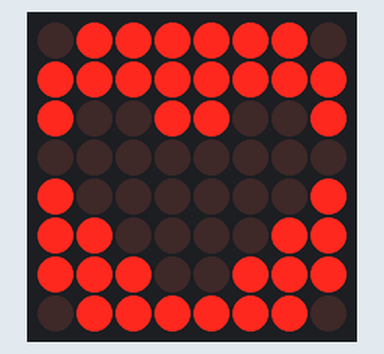
Bench run of a sketch on a simulated Arduino Uno, built with avr-gcc and run on an emulated ATmega328P. Shown: 8×8 LED matrix. Random numbers use the default seed unless the sketch sets one.

Above: at 0.1 s.
At 17.6 s:
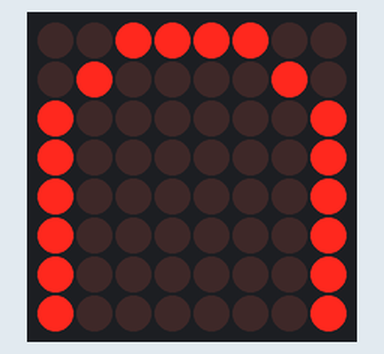
At 30.3 s:
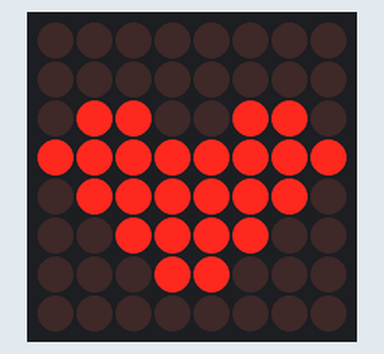
At 63.0 s:
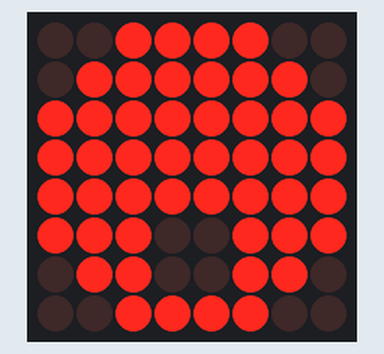
At 98.1 s:
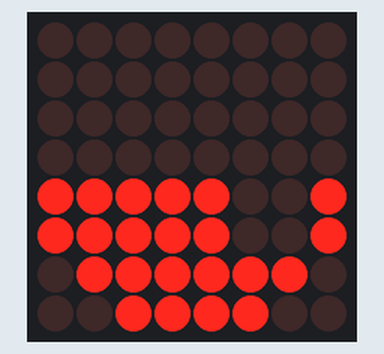
At 128.1 s:
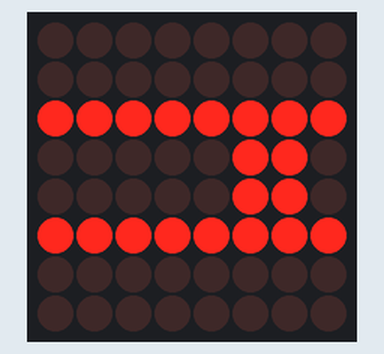

Measured:
- what the display in image 1 shows lasts 2.5 s, from 17.5 s to 20.0 s
- what the display in image 3 shows lasts 5.0 s, from 63.0 s to 68.0 s
- what the display in image 4 shows lasts 15.0 s, from 98.0 s to 113.0 s

The sketch:

EyeAnimation.ino
```cpp
#include <Wire.h>
#include "Adafruit_LEDBackpack.h"
#include "Adafruit_GFX.h"
#include "anim.h"

//Both Matrices are connect to the same pins
//We only need to initialize only one matrix here
Adafruit_8x8matrix matrix = Adafruit_8x8matrix();

//Length of a animation
int shortDelay = 2500;
int longDelay = 5000;
int delayVariationTypes = 2;
int modeLength = 0;
int delayVariation = 0;

//Chance of a blink
int blinkDelay = 100;
int blinkChance = 10;
int blinkChanceResult;

//Selection of a current animation
int animSelection = 0;
int animVariation = 0;

void setup()
{
   matrix.begin(0x70);
   matrix.setBrightness(10);
   matrix.setRotation(3);
   matrix.blinkRate(0);

   //Start with one of the four animation modes
   animVariation = random(5);
   //Delay is short or long
   delayVariation = random(delayVariationTypes);
}

void ledUpdate()
{
   matrix.writeDisplay();

   //Delay selection
   if(delayVariation == 0){
      delay(longDelay);
   }else{
      delay(shortDelay);
   }

   matrix.clear();
   blinkAnim();
}

void newAnimMode()
{
   animVariation = random(4);
   modeLength = random(10);
   animSelection = 0;
}

//There is a slight chance of eye blinking
void blinkAnim()
{
   blinkChanceResult = random(blinkChance);

   if(blinkChanceResult > 8){
        matrix.drawBitmap(0, 0, eyesclosed_bmp, 8, 8, LED_ON);
        matrix.writeDisplay();
        matrix.clear();
        delay(blinkDelay);
   }
}

void newDelayMode()
{
   delayVariation = random(delayVariationTypes);
}

void loop()
{
//SELECTION OF DIFFERENT ANIMATION TYPES
//Standard mode
if (animVariation == 0){
  for (int i = 0; i <= modeLength; i++){
    animSelection = random(9);
    if (animSelection == 0){
        matrix.drawBitmap(0, 0, eyes1_bmp, 8, 8, LED_ON);
    }
    if (animSelection == 1){
        matrix.drawBitmap(0, 0, eyes2_bmp, 8, 8, LED_ON);
    }
    if (animSelection == 2){
        matrix.drawBitmap(0, 0, eyes3_bmp, 8, 8, LED_ON);
    }
    if (animSelection == 3){
        matrix.drawBitmap(0, 0, eyes4_bmp, 8, 8, LED_ON);
    }
    if (animSelection == 4){
        matrix.drawBitmap(0, 0, eyes5_bmp, 8, 8, LED_ON);
    }
    if (animSelection == 5){
        matrix.drawBitmap(0, 0, eyes6_bmp, 8, 8, LED_ON);
    }
    if (animSelection == 6){
        matrix.drawBitmap(0, 0, eyes7_bmp, 8, 8, LED_ON);
    }
    if (animSelection == 7){
        matrix.drawBitmap(0, 0, eyes8_bmp, 8, 8, LED_ON);
    }
    if (animSelection == 8){
        matrix.drawBitmap(0, 0, eyes9_bmp, 8, 8, LED_ON);
    }
    ledUpdate();
  }
}

//Bored mode
if (animVariation == 1){
  for (int i = 0; i <= modeLength; i++){
    animSelection = random(4);
    if (animSelection == 0){
      matrix.drawBitmap(0, 0, eyesbored_bmp, 8, 8, LED_ON);
    }
    if (animSelection == 1){
      matrix.drawBitmap(0, 0, eyesboredright_bmp, 8, 8, LED_ON);
    }
    if (animSelection == 2){
      matrix.drawBitmap(0, 0, eyesboredleft_bmp, 8, 8, LED_ON);
    }
    if (animSelection == 3){
      matrix.drawBitmap(0, 0, eyesclosed_bmp, 8, 8, LED_ON);
    }
    ledUpdate();
  }
}

//Happy mode
if (animVariation == 2){
  for (int i = 0; i <= modeLength; i++){
    animSelection = random(3);
    if (animSelection == 0){
      matrix.drawBitmap(0, 0, eyeshappy1_bmp, 8, 8, LED_ON);
    }
    if (animSelection == 1){
      matrix.drawBitmap(0, 0, eyeshappy2_bmp, 8, 8, LED_ON);
    }
    if (animSelection == 2){
      matrix.drawBitmap(0, 0, eyeshappy3_bmp, 8, 8, LED_ON);
    }
    ledUpdate();
  }
}

//Angry mode
if (animVariation == 3){
  for (int i = 0; i <= modeLength; i++){
    animSelection = random(4);
    if (animSelection == 0){
      matrix.drawBitmap(0, 0, eyesangry1_bmp, 8, 8, LED_ON);

    }
    if (animSelection == 1){
      matrix.drawBitmap(0, 0, eyesangry2_bmp, 8, 8, LED_ON);

    }
    if (animSelection == 2){
      matrix.drawBitmap(0, 0, eyesangry3_bmp, 8, 8, LED_ON);

    }
    if (animSelection == 3){
      matrix.drawBitmap(0, 0, eyesangry4_bmp, 8, 8, LED_ON);

    }
    ledUpdate();
  }
}

//Stoned mode
if (animVariation == 4){
  for (int i = 0; i <= modeLength; i++){
    animSelection = random(3);
    if (animSelection == 0){
      matrix.drawBitmap(0, 0, eyesghosty1_bmp, 8, 8, LED_ON);
    }
    if (animSelection == 1){
      matrix.drawBitmap(0, 0, eyesghosty2_bmp, 8, 8, LED_ON);
    }
    if (animSelection == 2){
      matrix.drawBitmap(0, 0, eyesghosty3_bmp, 8, 8, LED_ON);
    }
    ledUpdate();
  }
}

//Set a new animation mode and a new delay type
newAnimMode();
newDelayMode();
}
```

anim.h
```cpp
static const uint8_t PROGMEM
   eyes1_bmp[] =
  { B00111100,
    B01111110,
    B11111111,
    B11100111,
    B11100111,
    B11111111,
    B01111110,
    B00111100 },
   eyes2_bmp[] =
  { B00111100,
    B01110010,
    B11110011,
    B11111111,
    B11111111,
    B11111111,
    B01111110,
    B00111100 },
   eyes3_bmp[] =
  { B00111100,
    B01111110,
    B11111111,
    B11111111,
    B11111111,
    B11100111,
    B01100110,
    B00111100 },
   eyes4_bmp[] =
  { B00111100,
    B01100110,
    B11100111,
    B11111111,
    B11111111,
    B11111111,
    B01111110,
    B00111100 },
   eyes5_bmp[] =
  { B00111100,
    B01111110,
    B11111111,
    B10011111,
    B10011111,
    B11111111,
    B01111110,
    B00111100 },
   eyes6_bmp[] =
  { B00111100,
    B01111110,
    B11111111,
    B11111001,
    B11111001,
    B11111111,
    B01111110,
    B00111100 },
   eyes7_bmp[] =
  { B00111100,
    B01001110,
    B11001111,
    B11111111,
    B11111111,
    B11111111,
    B01111110,
    B00111100 },
   eyes8_bmp[] =
  { B00111100,
    B01111110,
    B11111111,
    B11111111,
    B11111111,
    B11001111,
    B01001110,
    B00111100 },
   eyes9_bmp[] =
  { B00111100,
    B01111110,
    B11111111,
    B11111111,
    B11111111,
    B11110011,
    B01110010,
    B00111100 },
   eyesclosed_bmp[] =
  { B00000000,
    B00000000,
    B00000000,
    B00000000,
    B00000000,
    B11000011,
    B01100110,
    B00111100 },
   eyesbored_bmp[] =
  { B00000000,
    B00000000,
    B00000000,
    B00000000,
    B11100111,
    B11100111,
    B01111110,
    B00111100 },
   eyesboredleft_bmp[] =
  { B00000000,
    B00000000,
    B00000000,
    B00000000,
    B10011111,
    B10011111,
    B01111110,
    B00111100 },
   eyesboredright_bmp[] =
  { B00000000,
    B00000000,
    B00000000,
    B00000000,
    B11111001,
    B11111001,
    B01111110,
    B00111100 },
   eyeshappy1_bmp[] =
  { B00000000,
    B00000000,
    B01100110,
    B11111111,
    B01111110,
    B00111100,
    B00011000,
    B00000000 },
   eyeshappy2_bmp[] =
  { B00111100,
    B01000010,
    B10000001,
    B10000001,
    B10000001,
    B10000001,
    B10000001,
    B10000001 },
   eyeshappy3_bmp[] =
  { B01111110,
    B11111111,
    B10011001,
    B00000000,
    B10000001,
    B11000011,
    B11100111,
    B01111110 },
   eyesangry1_bmp[] =
  { B00000000,
    B00000000,
    B11111111,
    B00011000,
    B00011000,
    B11111111,
    B00000000,
    B00000000 },
   eyesangry2_bmp[] =
  { B00000000,
    B00000000,
    B11111111,
    B00000110,
    B00000110,
    B11111111,
    B00000000,
    B00000000 },
   eyesangry3_bmp[] =
  { B00000000,
    B00000000,
    B11111111,
    B01100000,
    B01100000,
    B11111111,
    B00000000,
    B00000000 },
   eyesangry4_bmp[] =
  { B00000000,
    B00000000,
    B11111111,
    B00000000,
    B00000000,
    B00000000,
    B00000000,
    B00000000 },
   eyesghosty1_bmp[] =
  { B00111100,
    B01111110,
    B11111111,
    B11111111,
    B11111111,
    B11111111,
    B01111110,
    B00111100 },
   eyesghosty2_bmp[] =
  { B01111110,
    B10000001,
    B10011001,
    B10100101,
    B10101001,
    B10100001,
    B10011110,
    B01000000 },
   eyesghosty3_bmp[] =
  { B00000000,
    B00000000,
    B00000000,
    B00011000,
    B00001000,
    B00000000,
    B00000000,
    B00000000 };
```
